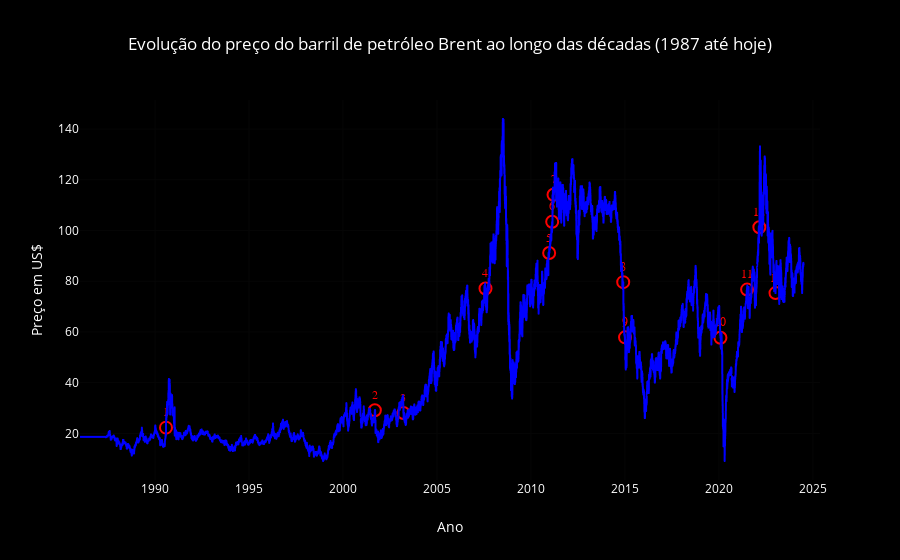

Notebook code cell kept with this figure:
### Markdown cell above
#### <font color='#FFBF78'>3.2 Analisando EVENTOS históricos</font>

### Code cell
# Função para plotar momentos chave no gráfico
def plot_momentos_chaves_preco_petroleo(fig, df_oleo, evento):
    for ponto, id_evento in evento.items():
        if not df_oleo.query(f'DATA == "{ponto}"').empty:
            fig.add_scatter(
                x=[ponto], 
                y=[float(df_oleo.query(f'DATA == "{ponto}"')['PRECO'])], 
                mode='markers+text', 
                marker=dict(size=12, symbol='circle-open', color='red', line=dict(width=2)),
                text=[id_evento.split('.')[0]],  # Apenas o número do evento
                textposition="top center",
                textfont=dict(color='red', size=12, family="Arial Black"),
                hovertext=[id_evento],  # Texto do evento para o hover
                hoverinfo="text",  # Exibir apenas o texto no hover
                showlegend=False
            )

# Função para definir a legenda personalizada
def set_legenda(fig):
    fig.update_layout(
        legend=dict(
            title='Legenda',
            itemsizing='constant'
        )
    )


# Eventos chave
eventos = {
    '1990-08-02': '1. Guerra do Golfo (1990-1991)',
    '2001-09-11': '2. Atentados terroristas nos EUA (2001)',
    '2003-03-20': '3. Guerra do Iraque (2003-2011)',
    '2007-08-01': '4. Crise financeira global (2007-2008)',
    '2010-12-20': '5. Primavera Árabe (2010-2012)',
    '2011-02-17': '6. Guerra Civil na Líbia (2011)',
    '2011-03-15': '7. Conflito na Síria (a partir de 2011)',
    '2014-11-28': '8. OPEP mantém ritmo de produção (2014)',
    '2015-01-02': '9. Grande produção e baixa demanda (2015)',
    '2020-01-30': '10. Pandemia de COVID-19 (2020-2023)',
    '2021-07-01': '11. Recuperação econômica pós-COVID (2021-presente)',
    '2022-02-24': '12. Conflito Rússia-Ucrânia (2022-presente)',
    '2023-01-04': '13. Decisões da OPEC+  (2022-2023)'

}

# Parâmetros de personalização
titulo_cor = 'white'
eixo_x_cor = 'white'
eixo_y_cor = 'white'
linha_cor = 'blue'
fundo_cor = 'black'

# Criar o gráfico
fig = px.line(df_oleo, x='DATA', y='PRECO', title='Evolução do preço do barril de petróleo Brent ao longo das décadas (1987 até hoje)', labels={'PRECO':'Preço em US$', 'DATA':'Ano'})

# Personalizar cores da linha e fundo
fig.update_traces(line=dict(color=linha_cor))  # Cor da linha
fig.update_layout(plot_bgcolor=fundo_cor, paper_bgcolor=fundo_cor)  # Cor do fundo

# Personalizar cores do título e eixos
fig.update_layout(
    title_font=dict(color=titulo_cor),
    xaxis=dict(title_font=dict(color=eixo_x_cor), tickfont=dict(color=eixo_x_cor)),
    yaxis=dict(title_font=dict(color=eixo_y_cor), tickfont=dict(color=eixo_y_cor))
)

# Plotar os momentos chave
plot_momentos_chaves_preco_petroleo(fig, df_oleo, eventos)

# Definir a legenda personalizada
set_legenda(fig)

# Exibir o gráfico
fig.show()

### Figure 1 — Plotly figure (JSON) as saved in the notebook; plotly's stock layout.template omitted (floating-point values rounded to 4 significant figures; data arrays with more than 128 entries replaced by an {"elided": "..."} marker saying what was removed)
{"data": [{"hovertemplate": "Ano=%{x}<br>Preço em US$=%{y}<extra></extra>", "legendgroup": "", "line": {"color": "blue", "dash": "solid"}, "marker": {"symbol": "circle"}, "mode": "lines", "name": "", "showlegend": false, "type": "scattergl", "x": {"elided": "13473 str values"}, "xaxis": "x", "y": {"elided": "13473 float values"}, "yaxis": "y"}, {"hoverinfo": "text", "hovertext": ["1. Guerra do Golfo (1990-1991)"], "marker": {"color": "red", "line": {"width": 2}, "size": 12, "symbol": "circle-open"}, "mode": "markers+text", "showlegend": false, "text": ["1"], "textfont": {"color": "red", "family": "Arial Black", "size": 12}, "textposition": "top center", "type": "scatter", "x": ["1990-08-02"], "y": [22.25]}, {"hoverinfo": "text", "hovertext": ["2. Atentados terroristas nos EUA (2001)"], "marker": {"color": "red", "line": {"width": 2}, "size": 12, "symbol": "circle-open"}, "mode": "markers+text", "showlegend": false, "text": ["2"], "textfont": {"color": "red", "family": "Arial Black", "size": 12}, "textposition": "top center", "type": "scatter", "x": ["2001-09-11"], "y": [29.12]}, {"hoverinfo": "text", "hovertext": ["3. Guerra do Iraque (2003-2011)"], "marker": {"color": "red", "line": {"width": 2}, "size": 12, "symbol": "circle-open"}, "mode": "markers+text", "showlegend": false, "text": ["3"], "textfont": {"color": "red", "family": "Arial Black", "size": 12}, "textposition": "top center", "type": "scatter", "x": ["2003-03-20"], "y": [28]}, {"hoverinfo": "text", "hovertext": ["4. Crise financeira global (2007-2008)"], "marker": {"color": "red", "line": {"width": 2}, "size": 12, "symbol": "circle-open"}, "mode": "markers+text", "showlegend": false, "text": ["4"], "textfont": {"color": "red", "family": "Arial Black", "size": 12}, "textposition": "top center", "type": "scatter", "x": ["2007-08-01"], "y": [77.11]}, {"hoverinfo": "text", "hovertext": ["5. Primavera Árabe (2010-2012)"], "marker": {"color": "red", "line": {"width": 2}, "size": 12, "symbol": "circle-open"}, "mode": "markers+text", "showlegend": false, "text": ["5"], "textfont": {"color": "red", "family": "Arial Black", "size": 12}, "textposition": "top center", "type": "scatter", "x": ["2010-12-20"], "y": [91.09]}, {"hoverinfo": "text", "hovertext": ["6. Guerra Civil na Líbia (2011)"], "marker": {"color": "red", "line": {"width": 2}, "size": 12, "symbol": "circle-open"}, "mode": "markers+text", "showlegend": false, "text": ["6"], "textfont": {"color": "red", "family": "Arial Black", "size": 12}, "textposition": "top center", "type": "scatter", "x": ["2011-02-17"], "y": [103.5]}, {"hoverinfo": "text", "hovertext": ["7. Conflito na Síria (a partir de 2011)"], "marker": {"color": "red", "line": {"width": 2}, "size": 12, "symbol": "circle-open"}, "mode": "markers+text", "showlegend": false, "text": ["7"], "textfont": {"color": "red", "family": "Arial Black", "size": 12}, "textposition": "top center", "type": "scatter", "x": ["2011-03-15"], "y": [114.1]}, {"hoverinfo": "text", "hovertext": ["8. OPEP mantém ritmo de produção (2014)"], "marker": {"color": "red", "line": {"width": 2}, "size": 12, "symbol": "circle-open"}, "mode": "markers+text", "showlegend": false, "text": ["8"], "textfont": {"color": "red", "family": "Arial Black", "size": 12}, "textposition": "top center", "type": "scatter", "x": ["2014-11-28"], "y": [79.62]}, {"hoverinfo": "text", "hovertext": ["9. Grande produção e baixa demanda (2015)"], "marker": {"color": "red", "line": {"width": 2}, "size": 12, "symbol": "circle-open"}, "mode": "markers+text", "showlegend": false, "text": ["9"], "textfont": {"color": "red", "family": "Arial Black", "size": 12}, "textposition": "top center", "type": "scatter", "x": ["2015-01-02"], "y": [57.86]}, {"hoverinfo": "text", "hovertext": ["10. Pandemia de COVID-19 (2020-2023)"], "marker": {"color": "red", "line": {"width": 2}, "size": 12, "symbol": "circle-open"}, "mode": "markers+text", "showlegend": false, "text": ["10"], "textfont": {"color": "red", "family": "Arial Black", "size": 12}, "textposition": "top center", "type": "scatter", "x": ["2020-01-30"], "y": [57.72]}, {"hoverinfo": "text", "hovertext": ["11. Recuperação econômica pós-COVID (2021-presente)"], "marker": {"color": "red", "line": {"width": 2}, "size": 12, "symbol": "circle-open"}, "mode": "markers+text", "showlegend": false, "text": ["11"], "textfont": {"color": "red", "family": "Arial Black", "size": 12}, "textposition": "top center", "type": "scatter", "x": ["2021-07-01"], "y": [76.69]}, {"hoverinfo": "text", "hovertext": ["12. Conflito Rússia-Ucrânia (2022-presente)"], "marker": {"color": "red", "line": {"width": 2}, "size": 12, "symbol": "circle-open"}, "mode": "markers+text", "showlegend": false, "text": ["12"], "textfont": {"color": "red", "family": "Arial Black", "size": 12}, "textposition": "top center", "type": "scatter", "x": ["2022-02-24"], "y": [101.3]}, {"hoverinfo": "text", "hovertext": ["13. Decisões da OPEC+  (2022-2023)"], "marker": {"color": "red", "line": {"width": 2}, "size": 12, "symbol": "circle-open"}, "mode": "markers+text", "showlegend": false, "text": ["13"], "textfont": {"color": "red", "family": "Arial Black", "size": 12}, "textposition": "top center", "type": "scatter", "x": ["2023-01-04"], "y": [75.31]}], "layout": {"legend": {"itemsizing": "constant", "title": {"text": "Legenda"}, "tracegroupgap": 0}, "paper_bgcolor": "black", "plot_bgcolor": "black", "title": {"font": {"color": "white"}, "text": "Evolução do preço do barril de petróleo Brent ao longo das décadas (1987 até hoje)"}, "xaxis": {"anchor": "y", "domain": [0, 1], "tickfont": {"color": "white"}, "title": {"font": {"color": "white"}, "text": "Ano"}}, "yaxis": {"anchor": "x", "domain": [0, 1], "tickfont": {"color": "white"}, "title": {"font": {"color": "white"}, "text": "Preço em US$"}}}}
